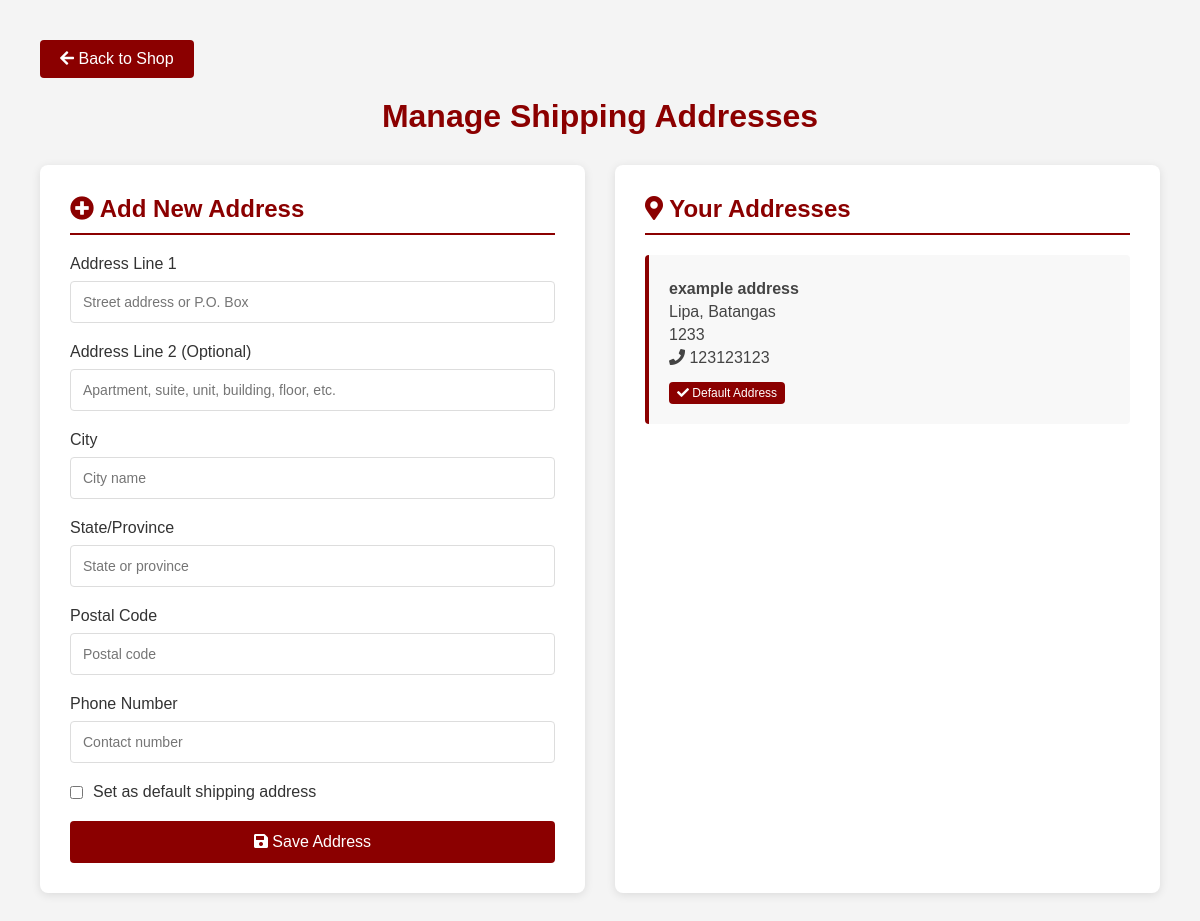
The page /manage_addresses.php (signed in) on the database its author committed.
### tables this page shows
CREATE TABLE `user_addresses` (
  `address_id` int(11) NOT NULL,
  `user_id` int(11) NOT NULL,
  `address_line1` varchar(255) NOT NULL,
  `address_line2` varchar(255) DEFAULT NULL,
  `city` varchar(100) NOT NULL,
  `state` varchar(100) NOT NULL,
  `postal_code` varchar(20) NOT NULL,
  `phone` varchar(20) NOT NULL,
  `is_default` tinyint(1) NOT NULL DEFAULT 0
);

### manage_addresses.php (the view, shortened to what this page needs)
<?php
include 'connection.php';
$user_id = $_SESSION['user_id'];
$addresses_query = "SELECT * FROM user_addresses WHERE user_id = ?";
$stmt = $conn->prepare($addresses_query);
$stmt->bind_param("i", $user_id);
$stmt->execute();
$addresses = $stmt->get_result();
?>
<!DOCTYPE html>
<html lang="en">
<head>
    <link rel="stylesheet" href="https://cdnjs.cloudflare.com/ajax/libs/font-awesome/5.15.4/css/all.min.css">
</head>
<body>
    <div class="container">
        <a href="shop.php" class="back-btn">
            <i class="fas fa-arrow-left"></i> Back to Shop
        </a>
        <h1 class="page-title">Manage Shipping Addresses</h1>
        <div class="address-layout">
            <div class="address-form">
                <h2><i class="fas fa-plus-circle"></i> Add New Address</h2>
                <form method="POST">
                    <div class="form-group">
                        <label for="address_line1">Address Line 1</label>
                        <input type="text" id="address_line1" name="address_line1" required
                               placeholder="Street address or P.O. Box">
                    </div>
                    <div class="form-group">
                        <label for="address_line2">Address Line 2 (Optional)</label>
                        <input type="text" id="address_line2" name="address_line2"
                               placeholder="Apartment, suite, unit, building, floor, etc.">
                    </div>
                    <div class="form-group">
                        <label for="city">City</label>
                        <input type="text" id="city" name="city" required
                               placeholder="City name">
                    </div>
                    <div class="form-group">
                        <label for="state">State/Province</label>
                        <input type="text" id="state" name="state" required
                               placeholder="State or province">
                    </div>
                    <div class="form-group">
                        <label for="postal_code">Postal Code</label>
                        <input type="text" id="postal_code" name="postal_code" required
                               placeholder="Postal code">
                    </div>
                    <div class="form-group">
                        <label for="phone">Phone Number</label>
                        <input type="tel" id="phone" name="phone" required
                               placeholder="Contact number">
                    </div>
                    <div class="checkbox-group">
                        <input type="checkbox" id="is_default" name="is_default">
                        <label for="is_default">Set as default shipping address</label>
                    </div>
                    <button type="submit" class="submit-btn">
                        <i class="fas fa-save"></i> Save Address
                    </button>
                </form>
            </div>
            <div class="addresses-list">
                <h2><i class="fas fa-map-marker-alt"></i> Your Addresses</h2>
                <?php if ($addresses->num_rows > 0): ?>
                    <?php while ($address = $addresses->fetch_assoc()): ?>
                        <div class="address-card">
                            <p><strong><?php echo htmlspecialchars($address['address_line1']); ?></strong></p>
                            <p><?php echo htmlspecialchars($address['city']) . ', ' . htmlspecialchars($address['state']); ?></p>
                            <p><?php echo htmlspecialchars($address['postal_code']); ?></p>
                            <p><i class="fas fa-phone"></i> <?php echo htmlspecialchars($address['phone']); ?></p>
                            <?php if ($address['is_default']): ?>
                                <span class="default-badge">
                                    <i class="fas fa-check"></i> Default Address
                                </span>
                            <?php endif; ?>
                        </div>
                    <?php endwhile; ?>
                <?php else: ?>
                    <p>No addresses saved yet.</p>
                <?php endif; ?>
            </div>
        </div>
    </div>
</body>
</html>

### manage_addresses.php (style rules this page uses)
* { margin: 0; padding: 0; box-sizing: border-box; font-family: 'Arial', sans-serif; }
body { background-color: rgb(244, 244, 244); color: rgb(51, 51, 51); min-height: 100vh; padding: 20px; }
.container { max-width: 1200px; margin: 0 auto; padding: 20px; }
.page-title { color: #8B0000; text-align: center; margin-bottom: 30px; font-size: 2em; }
.address-layout { display: grid; grid-template-columns: 1fr 1fr; gap: 30px; max-width: 1200px; margin: 0 auto; }
.address-form { background: white; padding: 30px; border-radius: 8px; box-shadow: 0 2px 10px rgba(0,0,0,0.1); }
.address-form h2 { color: #8B0000; margin-bottom: 20px; padding-bottom: 10px; border-bottom: 2px solid #8B0000; }
.form-group { margin-bottom: 20px; }
.form-group label { display: block; margin-bottom: 8px; color: #333; font-weight: 500; }
.form-group input { width: 100%; padding: 12px; border: 1px solid #ddd; border-radius: 4px; transition: border-color 0.3s ease; font-size: 14px; }
.checkbox-group { display: flex; align-items: center; gap: 10px; margin: 20px 0; }
.checkbox-group input[type="checkbox"] { width: auto; }
.submit-btn { background-color: #8B0000; color: white; padding: 12px 24px; border: none; border-radius: 4px; cursor: pointer; font-size: 16px; font-weight: 500; width: 100%; transition: background-color 0.3s ease; }
.addresses-list { background: white; padding: 30px; border-radius: 8px; box-shadow: 0 2px 10px rgba(0,0,0,0.1); }
.addresses-list h2 { color: #8B0000; margin-bottom: 20px; padding-bottom: 10px; border-bottom: 2px solid #8B0000; }
.address-card { background: #f8f8f8; padding: 20px; margin-bottom: 15px; border-radius: 4px; border-left: 4px solid #8B0000; transition: transform 0.2s ease; }
.address-card p { margin: 5px 0; color: #444; }
.default-badge { display: inline-block; background: #8B0000; color: white; padding: 4px 8px; border-radius: 4px; font-size: 12px; margin-top: 10px; }
.back-btn { display: inline-block; padding: 10px 20px; background: #8B0000; color: white; text-decoration: none; border-radius: 4px; margin-bottom: 20px; transition: background-color 0.3s ease; }

### rows shown on the page
user_addresses: address_line1 "example address", city "Lipa", state "Batangas", postal_code "1233", phone "123123123", is_default 1 (drawn)
